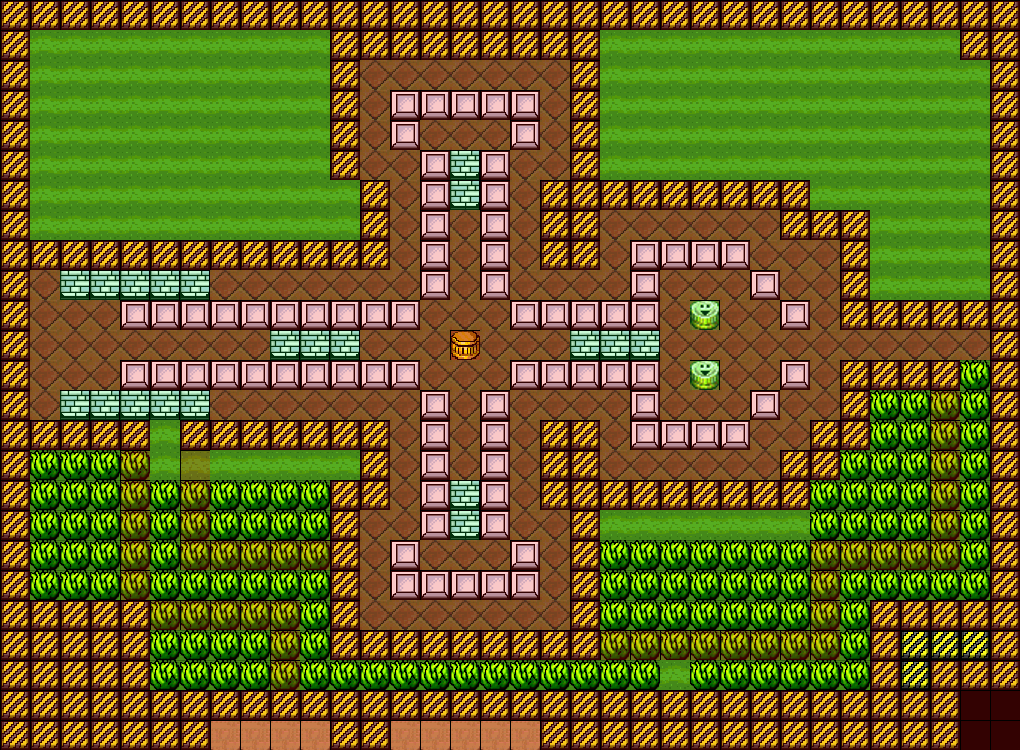

The image is a tile-based game level rendered from a .tmx file. Its description and source (layers, tilesets, objects; grid data summarised) follow:
An orthogonal 34x25 tile map with 30x30 px tiles, 3 tile layers (Background, Foreground, Meta), 2 tilesets and 8 objects (4x SpawnPoint, SpawnPlayer, Exit, 2, 5).

<map version="1.0" orientation="orthogonal" width="34" height="25" tilewidth="30" tileheight="30">
 <tileset firstgid="1" name="objects" tilewidth="30" tileheight="30">
  <image source="objects.png" width="240" height="450" />
  <tile id="60">
   <properties>
    <property name="Type" value="wall1" />
   </properties>
  </tile>
  <tile id="66">
   <properties>
    <property name="Type" value="wall2" />
   </properties>
  </tile>
  <tile id="72">
   <properties>
    <property name="Type" value="wall3" />
   </properties>
  </tile>
  <tile id="78">
   <properties>
    <property name="Type" value="wall4" />
   </properties>
  </tile>
  <tile id="84">
   <properties>
    <property name="Type" value="wall5" />
   </properties>
  </tile>
  <tile id="90">
   <properties>
    <property name="Type" value="wall6" />
   </properties>
  </tile>
  <tile id="96">
   <properties>
    <property name="Type" value="wall7" />
   </properties>
  </tile>
  <tile id="102">
   <properties>
    <property name="Type" value="wall8" />
   </properties>
  </tile>
  <tile id="108">
   <properties>
    <property name="Type" value="wall9" />
   </properties>
  </tile>
 </tileset>
 <tileset firstgid="121" name="meta_tiles30x30" tilewidth="30" tileheight="30" spacing="1">
  <image source="meta_tiles30x30.png" width="61" height="31" />
  <tile id="0">
   <properties>
    <property name="Collidable" value="True" />
   </properties>
  </tile>
  <tile id="1">
   <properties>
    <property name="Collectable" value="True" />
   </properties>
  </tile>
 </tileset>
 <layer name="Background" width="34" height="25">
  <data>[850 cells, 846 non-empty, 5 distinct tile ids]</data>
 </layer>
 <layer name="Foreground" width="34" height="25">
  <data>[850 cells, 172 non-empty, 4 distinct tile ids]</data>
 </layer>
 <layer name="Meta" width="34" height="25">
  <data>[850 cells, 415 non-empty, 2 distinct tile ids]</data>
 </layer>
 <objectgroup name="Objects" width="34" height="25">
  <object name="SpawnPoint1" type="SpawnPoint" x="450" y="120" width="30" height="30">
   <properties>
    <property name="character" value="ball.png" />
   </properties>
  </object>
  <object name="SpawnPoint2" type="SpawnPoint" x="450" y="540" width="30" height="30">
   <properties>
    <property name="character" value="ball.png" />
   </properties>
  </object>
  <object name="SpawnPoint3" type="SpawnPoint" x="720" y="330" width="30" height="30">
   <properties>
    <property name="character" value="snake.png" />
   </properties>
  </object>
  <object name="SpawnPoint4" type="SpawnPoint" x="420" y="330" width="30" height="30">
   <properties>
    <property name="character" value="ball.png" />
   </properties>
  </object>
  <object name="SpawnPlayer" x="60" y="330" width="30" height="30" />
  <object name="Exit" x="990" y="330" width="30" height="30" />
 </objectgroup>
 <objectgroup name="Bonuses" width="34" height="25">
  <object name="Bonus" type="2" x="450" y="150" width="30" height="30" />
  <object name="Bonus2" type="5" x="660" y="660" width="30" height="30" />
 </objectgroup>
</map>
